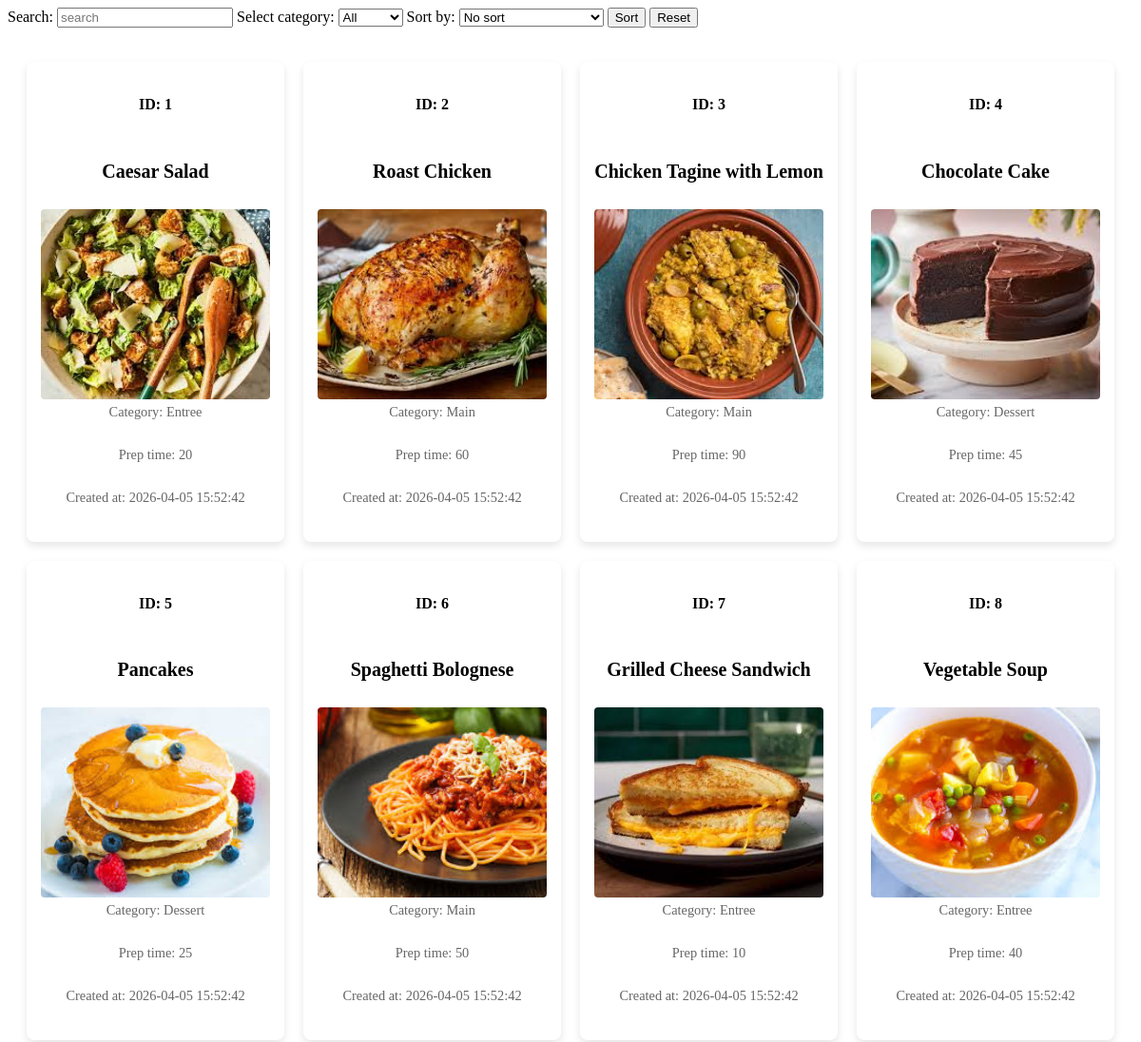
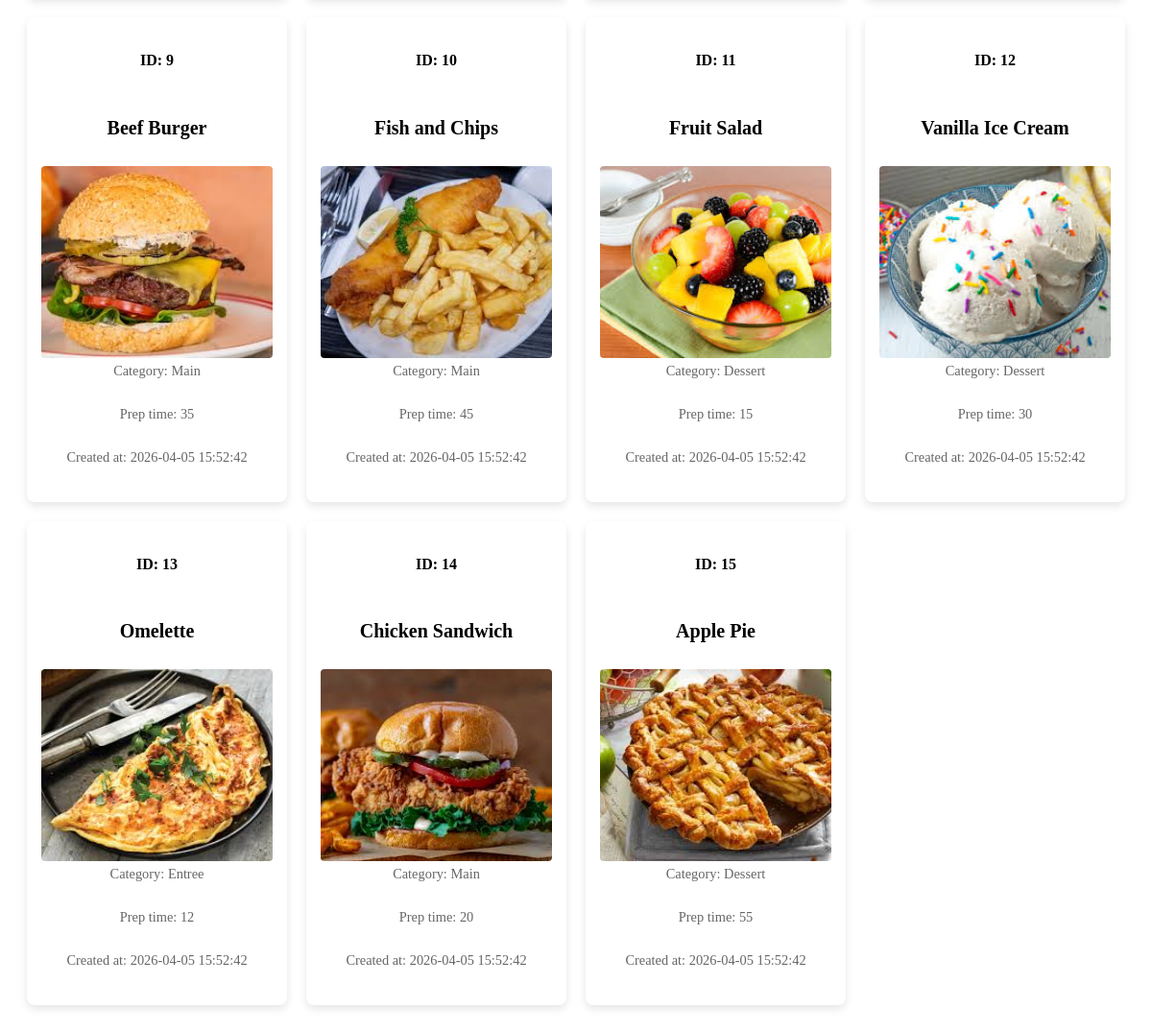
/realisation/index.php, run on the app's committed database (2 pictures, top to bottom).
### tables this page shows
CREATE TABLE recipes (
    id INT AUTO_INCREMENT PRIMARY KEY,
    r_name VARCHAR(255) NOT NULL,
    category ENUM('Entree', 'Main', 'Dessert') NOT NULL,
    prep_time INT NOT NULL,
    r_image VARCHAR(255),
    created_at DATETIME DEFAULT CURRENT_TIMESTAMP,
    edited_at DATETIME NULL
);

### realisation/functions.php (called while the page is built, shortened)
<?php
function sqlfilter($filter){
    if($filter == "all" || $filter == NULL){
        return "SELECT * FROM recipes";
    }elseif($filter == "entree"){
        return "SELECT * FROM recipes WHERE category = 'entree'";
    }elseif($filter == "main"){
        return "SELECT * FROM recipes WHERE category = 'main'";
    }elseif($filter == "dessert"){
        return "SELECT * FROM recipes WHERE category = 'dessert'";
    }
}
function sqlsearch($search, $filtersql){
    if($search == NULL){
        return $filtersql;
    }else{
        $connector = (stripos($filtersql, "WHERE") !== false) ? 'AND' : 'WHERE';
        return $filtersql . " " . $connector . " r_name LIKE '%$search%'";
    }
}
function sqlsort($sort, $searchsql){
    if($sort == "nosort" || $sort == NULL){
        return $searchsql;
    }elseif($sort == "mtime"){
        return $searchsql . " ORDER BY prep_time DESC";
    }elseif($sort == "ltime"){
        return $searchsql . " ORDER BY prep_time ASC";
    }elseif($sort == "newest"){
        return $searchsql . " ORDER BY created_at DESC";
    }elseif($sort == "oldest"){
        return $searchsql . " ORDER BY created_at ASC";
    }
}
?>

### realisation/index.php (the view, shortened to what this page needs)
<link rel="stylesheet" href="style.css">
<?php
require 'functions.php';
$PDO = connection();
$filtersql = sqlfilter($_SESSION['filter']);
$searchsql = sqlsearch($_SESSION['search'], $filtersql);
$sortsql = sqlsort($_SESSION['sort'], $searchsql);
$stmt = $PDO->query($sortsql);
$recipes = $stmt->fetchALL(PDO::FETCH_ASSOC);
?>
    <form action="index.php" method="GET">
    <label for="search">Search: </label>
    <input type="text" placeholder="search" name="search" id="search">
    <label for="category">Select category: </label>
    <select name="category" id="category">
        <option value="all">All</option>
    </select>
    <label for="sort">Sort by: </label>
    <select name="sort" id="sort">
        <option value="nosort">No sort</option>
    </select>
    <input type="submit" value="Sort">
    <input type="submit" value="Reset" name="reset">
    </form>
<div class="recipe-container">
<?php
foreach($recipes as $recipe){
    echo "
    <div class='recipe-card'>
    <h4>ID: {$recipe['id']}</h4><br>
    <h1>{$recipe['r_name']}</h1><br>
    <img src='{$recipe['r_image']}' alt='image'><br>
    <p>Category: {$recipe['category']}</p><br>
    <p>Prep time: {$recipe['prep_time']}</p><br>
    <p>Created at: {$recipe['created_at']}</p><br>
    </div>
    ";
}
?>
</div>

### realisation/style.css (style rules this page uses)
.recipe-container { display: grid; grid-template-columns: repeat(4, 1fr); gap: 20px; padding: 20px; }
.recipe-card { background-color: #fff; border-radius: 8px; box-shadow: 0 4px 8px rgba(0,0,0,0.1); padding: 15px; text-align: center; transition: transform 0.2s; }
.recipe-card img { width: 100%; height: 200px; object-fit: cover; border-radius: 4px; }
.recipe-card h1 { font-size: 1.25rem; margin: 10px 0; }
.recipe-card p { color: #666; font-size: 0.9rem; margin: 5px 0; }

### data on the page
recipes: id "1", r_name "Caesar Salad", r_image (picture), category "Entree", prep_time "20", created_at "2026-04-05 15:52:42"
recipes: id "2", r_name "Roast Chicken", r_image (picture), category "Main", prep_time "60", created_at "2026-04-05 15:52:42"
recipes: id "3", r_name "Chicken Tagine with Lemon", r_image (picture), category "Main", prep_time "90", created_at "2026-04-05 15:52:42"
recipes: id "4", r_name "Chocolate Cake", r_image (picture), category "Dessert", prep_time "45", created_at "2026-04-05 15:52:42"
recipes: id "5", r_name "Pancakes", r_image (picture), category "Dessert", prep_time "25", created_at "2026-04-05 15:52:42"
recipes: id "6", r_name "Spaghetti Bolognese", r_image (picture), category "Main", prep_time "50", created_at "2026-04-05 15:52:42"
recipes: id "7", r_name "Grilled Cheese Sandwich", r_image (picture), category "Entree", prep_time "10", created_at "2026-04-05 15:52:42"
recipes: id "8", r_name "Vegetable Soup", r_image (picture), category "Entree", prep_time "40", created_at "2026-04-05 15:52:42"
recipes: id "9", r_name "Beef Burger", r_image (picture), category "Main", prep_time "35", created_at "2026-04-05 15:52:42"
recipes: id "10", r_name "Fish and Chips", r_image (picture), category "Main", prep_time "45", created_at "2026-04-05 15:52:42"
recipes: id "11", r_name "Fruit Salad", r_image (picture), category "Dessert", prep_time "15", created_at "2026-04-05 15:52:42"
recipes: id "12", r_name "Vanilla Ice Cream", r_image (picture), category "Dessert", prep_time "30", created_at "2026-04-05 15:52:42"
recipes: id "13", r_name "Omelette", r_image (picture), category "Entree", prep_time "12", created_at "2026-04-05 15:52:42"
recipes: id "14", r_name "Chicken Sandwich", r_image (picture), category "Main", prep_time "20", created_at "2026-04-05 15:52:42"
recipes: id "15", r_name "Apple Pie", r_image (picture), category "Dessert", prep_time "55", created_at "2026-04-05 15:52:42"
